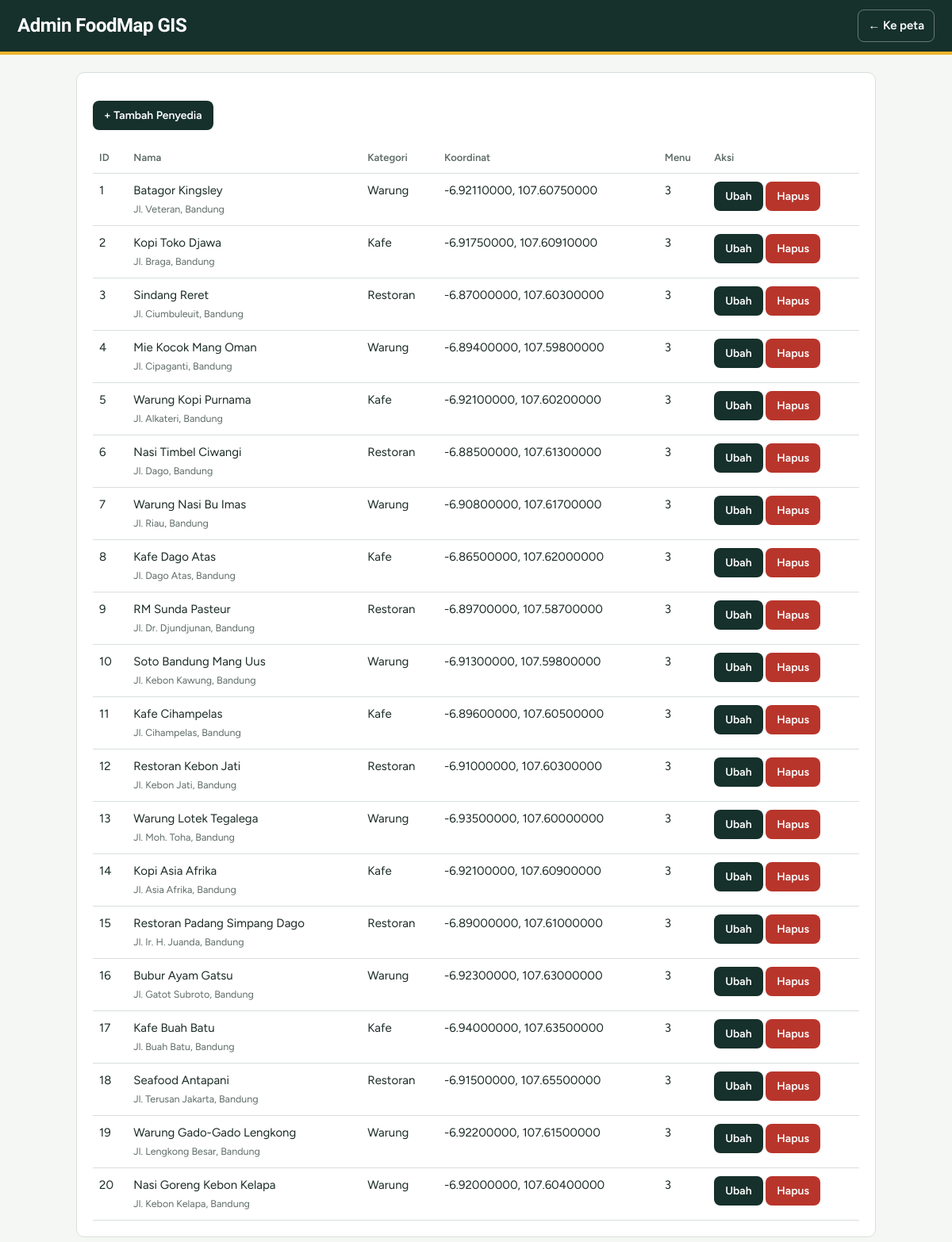
The app's page /admin/index.php with its own data.
### tables this page shows
CREATE TABLE penyedia_makanan (
    id_penyedia INT AUTO_INCREMENT PRIMARY KEY,
    id_kategori INT NOT NULL,
    nama_penyedia VARCHAR(100) NOT NULL,
    alamat TEXT,
    latitude DECIMAL(10,8) NOT NULL,
    longitude DECIMAL(11,8) NOT NULL,
    jam_buka TIME,
    jam_tutup TIME,
    no_telepon VARCHAR(20),
    foto VARCHAR(255),
    FOREIGN KEY (id_kategori) REFERENCES kategori_makanan(id_kategori)
);

CREATE TABLE kategori_makanan (
    id_kategori INT AUTO_INCREMENT PRIMARY KEY,
    nama_kategori VARCHAR(100) NOT NULL,
    deskripsi TEXT
);

### admin/index.php (the view, shortened to what this page needs)
<?php
require "../koneksi.php";
$sql = "SELECT p.id_penyedia, p.nama_penyedia, k.nama_kategori, p.alamat, p.latitude, p.longitude,
               (SELECT COUNT(*) FROM menu_makanan m WHERE m.id_penyedia = p.id_penyedia) AS jml_menu
        FROM penyedia_makanan p JOIN kategori_makanan k ON k.id_kategori = p.id_kategori
        ORDER BY p.id_penyedia";
$hasil = $conn->query($sql);
function h($s) { return htmlspecialchars((string)$s, ENT_QUOTES, "UTF-8"); }
?>
<!DOCTYPE html>
<html lang="id"><head><meta charset="UTF-8"><meta name="viewport" content="width=device-width, initial-scale=1">
<title>Admin FoodMap GIS</title><link rel="stylesheet" href="admin.css?v=2"></head>
<body>
<header><h1>Admin FoodMap GIS</h1><a href="../index.html">← Ke peta</a></header>
<div class="wrap">
  <div class="card">
    <p><a class="btn" href="form.php">+ Tambah Penyedia</a></p>
    <table>
      <tr><th>ID</th><th>Nama</th><th>Kategori</th><th>Koordinat</th><th>Menu</th><th>Aksi</th></tr>
      <?php while ($r = $hasil->fetch_assoc()): ?>
      <tr>
        <td><?= (int)$r["id_penyedia"] ?></td>
        <td><?= h($r["nama_penyedia"]) ?><br><small><?= h($r["alamat"]) ?></small></td>
        <td><?= h($r["nama_kategori"]) ?></td>
        <td><?= h($r["latitude"]) ?>, <?= h($r["longitude"]) ?></td>
        <td><?= (int)$r["jml_menu"] ?></td>
        <td>
          <a class="btn" href="form.php?id=<?= (int)$r["id_penyedia"] ?>">Ubah</a>
          <form method="post" action="hapus.php" style="display:inline" onsubmit="return confirm('Hapus penyedia ini beserta menunya?')">
            <button class="btn merah" type="submit">Hapus</button>
          </form>
        </td>
      </tr>
      <?php endwhile; ?>
    </table>
  </div>
</div>
</body></html>

### admin/admin.css (style rules this page uses)
:root { --tinta: #16302B; --kertas: #F5F7F4; --putih: #fff; --kunyit: #F0B429; --garis: #D9E0DB; --teks: #1B2B27; --redup: #5E6C67; --cabai: #B8352B; }
* { box-sizing: border-box; }
body { margin: 0; background: var(--kertas); color: var(--teks); font-family: 'Figtree', system-ui, 'Segoe UI', Arial, sans-serif; font-size: 15px; line-height: 1.5; }
header { background: var(--tinta); color: #fff; padding: 12px 22px; display: flex; justify-content: space-between; align-items: center; border-bottom: 4px solid var(--kunyit); }
header h1 { margin: 0; font-family: 'Bricolage Grotesque', 'Figtree', sans-serif; font-size: 24px; letter-spacing: -0.02em; }
header a { color: #fff; text-decoration: none; font-weight: 600; padding: 8px 12px; border: 1px solid rgba(255,255,255,.35); border-radius: 8px; }
.wrap { max-width: 1040px; margin: 22px auto; padding: 0 16px; }
.card { background: var(--putih); padding: 20px; border: 1px solid var(--garis); border-radius: 10px; }
table { width: 100%; border-collapse: collapse; }
th, td { padding: 10px 8px; border-bottom: 1px solid var(--garis); text-align: left; vertical-align: top; }
th { color: var(--redup); font-weight: 600; font-size: 13px; }
td small { color: var(--redup); }
.btn { display: inline-block; padding: 8px 14px; border: 0; border-radius: 8px; background: var(--tinta); color: #fff; text-decoration: none; cursor: pointer; font: inherit; font-weight: 600; font-size: 14px; }
.btn.merah { background: var(--cabai); }
small { color: var(--redup); }

### records on screen
penyedia_makanan: id_penyedia "1", nama_penyedia "Batagor Kingsley", alamat "Jl. Veteran, Bandung", id_kategori.nama_kategori "Warung", latitude "-6.92110000", longitude "107.60750000", jml_menu "3"
penyedia_makanan: id_penyedia "2", nama_penyedia "Kopi Toko Djawa", alamat "Jl. Braga, Bandung", id_kategori.nama_kategori "Kafe", latitude "-6.91750000", longitude "107.60910000", jml_menu "3"
penyedia_makanan: id_penyedia "3", nama_penyedia "Sindang Reret", alamat "Jl. Ciumbuleuit, Bandung", id_kategori.nama_kategori "Restoran", latitude "-6.87000000", longitude "107.60300000", jml_menu "3"
penyedia_makanan: id_penyedia "4", nama_penyedia "Mie Kocok Mang Oman", alamat "Jl. Cipaganti, Bandung", id_kategori.nama_kategori "Warung", latitude "-6.89400000", longitude "107.59800000", jml_menu "3"
penyedia_makanan: id_penyedia "5", nama_penyedia "Warung Kopi Purnama", alamat "Jl. Alkateri, Bandung", id_kategori.nama_kategori "Kafe", latitude "-6.92100000", longitude "107.60200000", jml_menu "3"
penyedia_makanan: id_penyedia "6", nama_penyedia "Nasi Timbel Ciwangi", alamat "Jl. Dago, Bandung", id_kategori.nama_kategori "Restoran", latitude "-6.88500000", longitude "107.61300000", jml_menu "3"
penyedia_makanan: id_penyedia "7", nama_penyedia "Warung Nasi Bu Imas", alamat "Jl. Riau, Bandung", id_kategori.nama_kategori "Warung", latitude "-6.90800000", longitude "107.61700000", jml_menu "3"
penyedia_makanan: id_penyedia "8", nama_penyedia "Kafe Dago Atas", alamat "Jl. Dago Atas, Bandung", id_kategori.nama_kategori "Kafe", latitude "-6.86500000", longitude "107.62000000", jml_menu "3"
penyedia_makanan: id_penyedia "9", nama_penyedia "RM Sunda Pasteur", alamat "Jl. Dr. Djundjunan, Bandung", id_kategori.nama_kategori "Restoran", latitude "-6.89700000", longitude "107.58700000", jml_menu "3"
penyedia_makanan: id_penyedia "10", nama_penyedia "Soto Bandung Mang Uus", alamat "Jl. Kebon Kawung, Bandung", id_kategori.nama_kategori "Warung", latitude "-6.91300000", longitude "107.59800000", jml_menu "3"
penyedia_makanan: id_penyedia "11", nama_penyedia "Kafe Cihampelas", alamat "Jl. Cihampelas, Bandung", id_kategori.nama_kategori "Kafe", latitude "-6.89600000", longitude "107.60500000", jml_menu "3"
penyedia_makanan: id_penyedia "12", nama_penyedia "Restoran Kebon Jati", alamat "Jl. Kebon Jati, Bandung", id_kategori.nama_kategori "Restoran", latitude "-6.91000000", longitude "107.60300000", jml_menu "3"
penyedia_makanan: id_penyedia "13", nama_penyedia "Warung Lotek Tegalega", alamat "Jl. Moh. Toha, Bandung", id_kategori.nama_kategori "Warung", latitude "-6.93500000", longitude "107.60000000", jml_menu "3"
penyedia_makanan: id_penyedia "14", nama_penyedia "Kopi Asia Afrika", alamat "Jl. Asia Afrika, Bandung", id_kategori.nama_kategori "Kafe", latitude "-6.92100000", longitude "107.60900000", jml_menu "3"
penyedia_makanan: id_penyedia "15", nama_penyedia "Restoran Padang Simpang Dago", alamat "Jl. Ir. H. Juanda, Bandung", id_kategori.nama_kategori "Restoran", latitude "-6.89000000", longitude "107.61000000", jml_menu "3"
penyedia_makanan: id_penyedia "16", nama_penyedia "Bubur Ayam Gatsu", alamat "Jl. Gatot Subroto, Bandung", id_kategori.nama_kategori "Warung", latitude "-6.92300000", longitude "107.63000000", jml_menu "3"
penyedia_makanan: id_penyedia "17", nama_penyedia "Kafe Buah Batu", alamat "Jl. Buah Batu, Bandung", id_kategori.nama_kategori "Kafe", latitude "-6.94000000", longitude "107.63500000", jml_menu "3"
penyedia_makanan: id_penyedia "18", nama_penyedia "Seafood Antapani", alamat "Jl. Terusan Jakarta, Bandung", id_kategori.nama_kategori "Restoran", latitude "-6.91500000", longitude "107.65500000", jml_menu "3"
penyedia_makanan: id_penyedia "19", nama_penyedia "Warung Gado-Gado Lengkong", alamat "Jl. Lengkong Besar, Bandung", id_kategori.nama_kategori "Warung", latitude "-6.92200000", longitude "107.61500000", jml_menu "3"
penyedia_makanan: id_penyedia "20", nama_penyedia "Nasi Goreng Kebon Kelapa", alamat "Jl. Kebon Kelapa, Bandung", id_kategori.nama_kategori "Warung", latitude "-6.92000000", longitude "107.60400000", jml_menu "3"
